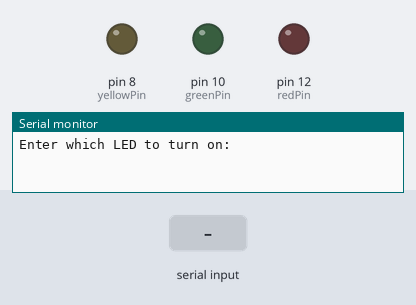
Recording of a sketch running on a simulated Arduino Uno, built with avr-gcc and run on an emulated ATmega328P. Parts: output pins drawn as LEDs (lit = HIGH), the last lines printed to the serial monitor. The inputs (shaded band) are chosen by the test bench.

Above: at 1.2 s.
1.3 s: "red" received over Serial
At 2.7 s:
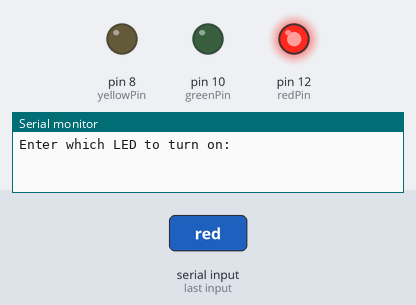
4.3 s: "green" received over Serial
At 5.7 s:
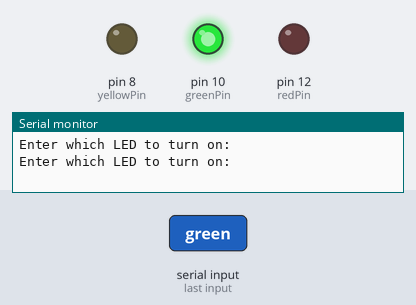
7.3 s: "yellow" received over Serial
At 8.7 s:
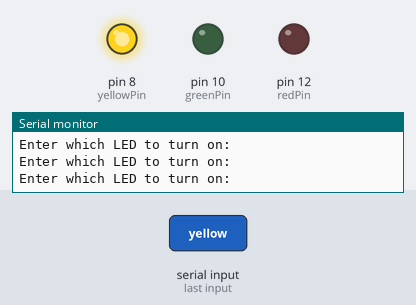
Timing chart, 0 to 10.3 s (numbered marks = the images above; inputs shaded):
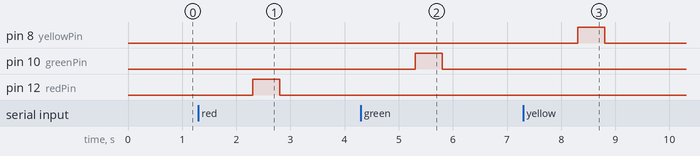

Measured:
- after the input at 1.3 s, pin 12 (redPin): LOW → HIGH after 1.0 s, → LOW 0.50 s later
- after the input at 4.3 s, pin 10 (greenPin): LOW → HIGH after 1.0 s, → LOW 0.50 s later
- after the input at 7.3 s, pin 8 (yellowPin): LOW → HIGH after 1.0 s, → LOW 0.50 s later

The sketch:

which_color.ino
```cpp
int redPin=12, greenPin=10, yellowPin=8;
String color;

void setup() {
  // put your setup code here, to run once:
  Serial.begin(9600);
  pinMode(redPin, OUTPUT);
  pinMode(greenPin, OUTPUT);
  pinMode(yellowPin, OUTPUT);
}

void loop() {
  // put your main code here, to run repeatedly:
  Serial.println("Enter which LED to turn on:");
  while(Serial.available()==0){

  }
  color = Serial.readString();

  if(color=="red"){
    digitalWrite(redPin, HIGH);
    delay(500);
    digitalWrite(redPin, LOW);
    delay(500);
  }else if(color=="green"){
    digitalWrite(greenPin, HIGH);
    delay(500);
    digitalWrite(greenPin, LOW);
    delay(500);
  }else if(color=="yellow"){
    digitalWrite(yellowPin, HIGH);
    delay(500);
    digitalWrite(yellowPin, LOW);
    delay(500);
  }

}
```
